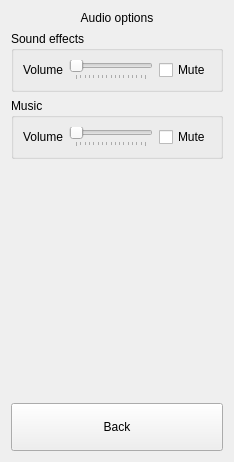
  <widget class="QWidget" name="page_4">
   <layout class="QVBoxLayout" name="verticalLayout_2">
    <item>
     <widget class="QLabel" name="label_4">
      <property name="text">
       <string>Audio options</string>
      </property>
      <property name="alignment">
       <set>Qt::AlignCenter</set>
      </property>
     </widget>
    </item>
    <item>
     <widget class="QGroupBox" name="groupBox_3">
      <property name="title">
       <string>Sound effects</string>
      </property>
      <layout class="QHBoxLayout" name="horizontalLayout">
       <item>
        <widget class="QLabel" name="label_5">
         <property name="text">
          <string>Volume</string>
         </property>
        </widget>
       </item>
       <item>
        <widget class="QSlider" name="cbVolumeSound">
         <property name="maximum">
          <number>128</number>
         </property>
         <property name="singleStep">
          <number>8</number>
         </property>
         <property name="pageStep">
          <number>16</number>
         </property>
         <property name="tracking">
          <bool>false</bool>
         </property>
         <property name="orientation">
          <enum>Qt::Horizontal</enum>
         </property>
         <property name="tickPosition">
          <enum>QSlider::TicksBelow</enum>
         </property>
        </widget>
       </item>
       <item>
        <widget class="QCheckBox" name="cbMuteSound">
         <property name="text">
          <string>Mute</string>
         </property>
        </widget>
       </item>
      </layout>
     </widget>
    </item>
    <item>
     <widget class="QGroupBox" name="groupBox_4">
      <property name="title">
       <string>Music</string>
      </property>
      <layout class="QHBoxLayout" name="horizontalLayout_2">
       <item>
        <widget class="QLabel" name="label_6">
         <property name="text">
          <string>Volume</string>
         </property>
        </widget>
       </item>
       <item>
        <widget class="QSlider" name="cbVolumeMusic">
         <property name="maximum">
          <number>128</number>
         </property>
         <property name="singleStep">
          <number>8</number>
         </property>
         <property name="pageStep">
          <number>16</number>
         </property>
         <property name="tracking">
          <bool>false</bool>
         </property>
         <property name="orientation">
          <enum>Qt::Horizontal</enum>
         </property>
         <property name="tickPosition">
          <enum>QSlider::TicksBelow</enum>
         </property>
        </widget>
       </item>
       <item>
        <widget class="QCheckBox" name="cbMuteMusic">
         <property name="text">
          <string>Mute</string>
         </property>
        </widget>
       </item>
      </layout>
     </widget>
    </item>
    <item>
     <spacer name="verticalSpacer">
      <property name="orientation">
       <enum>Qt::Vertical</enum>
      </property>
      <property name="sizeHint" stdset="0">
       <size>
        <width>20</width>
        <height>238</height>
       </size>
      </property>
     </spacer>
    </item>
    <item>
     <layout class="QHBoxLayout" name="_2">
      <item>
       <widget class="QPushButton" name="bAudioBack">
        <property name="sizePolicy">
         <sizepolicy hsizetype="Expanding" vsizetype="Fixed">
          <horstretch>0</horstretch>
          <verstretch>0</verstretch>
         </sizepolicy>
        </property>
        <property name="minimumSize">
         <size>
          <width>0</width>
          <height>48</height>
         </size>
        </property>
        <property name="maximumSize">
         <size>
          <width>16777215</width>
          <height>65</height>
         </size>
        </property>
        <property name="cursor">
         <cursorShape>PointingHandCursor</cursorShape>
        </property>
        <property name="text">
         <string>Back</string>
        </property>
       </widget>
      </item>
     </layout>
    </item>
   </layout>
  </widget>
